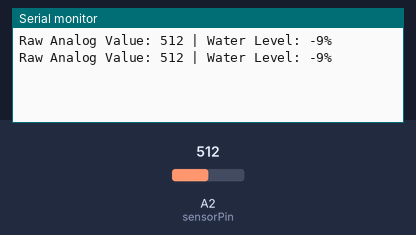
Recording of a sketch running on a simulated Arduino Uno, built with avr-gcc and run on an emulated ATmega328P. Parts: the last lines printed to the serial monitor. The test bench sets the inputs (shaded band); at power-on: A2 (sensorPin) = 512.

Above: at 1.8 s.
1.9 s: A2 (sensorPin) set to 716
At 2.7 s:
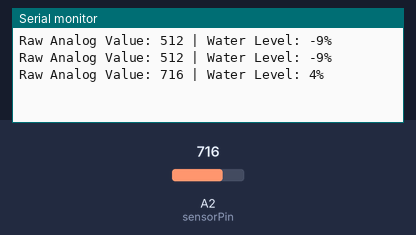
3.4 s: A2 (sensorPin) set to 900
At 4.3 s:
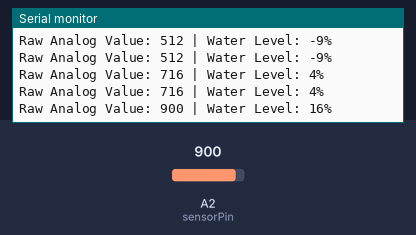
Timing chart, 0 to 6.4 s (numbered marks = the images above; inputs shaded):
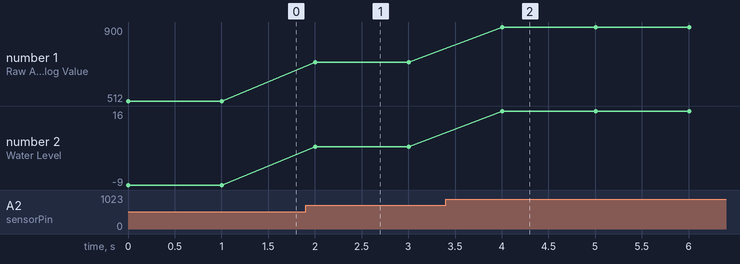

Measured:
- after the input at 1.9 s, the serial monitor: prints a new line after 0.10 s (image 1)
- after the input at 3.4 s, the serial monitor: prints a new line after 0.60 s (image 2)
- plotted number 1: 512 → 716 after the input at 1.9 s, 716 → 900 after the input at 3.4 s
- plotted number 2: -9 → 4 after the input at 1.9 s, 4 → 16 after the input at 3.4 s

The sketch:

Waterlevel.ino
```cpp
// Sensor signal pin
#define sensorPin 2

const int maxValue = 1450;  // Cap value for 100%
int val = 0;

void setup() {
  Serial.begin(115200);
}

void loop() {
  int rawLevel = readSensor();

  // Cap at maxValue
  if (rawLevel > maxValue) {
    rawLevel = maxValue;
  }

  // Convert to percentage
  int percentLevel = (rawLevel * 100) / maxValue;

  // Print both raw value and percentage
  Serial.print("Raw Analog Value: ");
  Serial.print(val);
  Serial.print(" | Water Level: ");
  Serial.print(percentLevel);
  Serial.println("%");

  // Warning when full
  if (percentLevel >= 100) {
    Serial.println("⚠️ WARNING: Water level FULL!");
  }

  delay(1000);
}

int readSensor() {
  val = analogRead(sensorPin);  // Read analog value directly
  return val;
}
```
